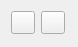
<?xml version="1.0" encoding="UTF-8"?>
<ui version="4.0">
 <class>ToolsWidget</class>
 <widget class="QWidget" name="ToolsWidget">
  <property name="geometry">
   <rect>
    <x>0</x>
    <y>0</y>
    <width>78</width>
    <height>47</height>
   </rect>
  </property>
  <property name="windowTitle">
   <string>Form</string>
  </property>
  <layout class="QGridLayout" name="gridLayout">
   <item row="0" column="0">
    <widget class="QToolButton" name="selectToolButton">
     <property name="text">
      <string/>
     </property>
     <property name="checkable">
      <bool>true</bool>
     </property>
     <property name="checked">
      <bool>false</bool>
     </property>
    </widget>
   </item>
   <item row="0" column="1">
    <widget class="QToolButton" name="moveToolButton">
     <property name="text">
      <string/>
     </property>
     <property name="checkable">
      <bool>true</bool>
     </property>
     <property name="checked">
      <bool>false</bool>
     </property>
    </widget>
   </item>
   <item row="0" column="2">
    <spacer name="horizontalSpacer">
     <property name="orientation">
      <enum>Qt::Horizontal</enum>
     </property>
     <property name="sizeHint" stdset="0">
      <size>
       <width>1</width>
       <height>20</height>
      </size>
     </property>
    </spacer>
   </item>
   <item row="1" column="0">
    <spacer name="verticalSpacer">
     <property name="orientation">
      <enum>Qt::Vertical</enum>
     </property>
     <property name="sizeHint" stdset="0">
      <size>
       <width>20</width>
       <height>1</height>
      </size>
     </property>
    </spacer>
   </item>
  </layout>
 </widget>
 <resources/>
 <connections/>
</ui>
